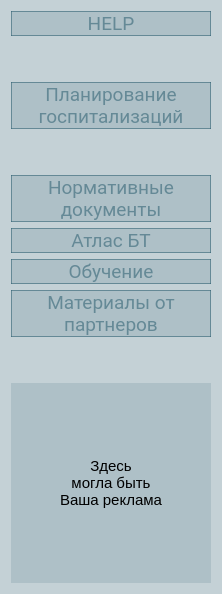
       <widget class="QFrame" name="left_panel">
        <property name="maximumSize">
         <size>
          <width>220</width>
          <height>16777215</height>
         </size>
        </property>
        <property name="styleSheet">
         <string notr="true">background-color: rgba(50, 98, 115, 40);
font-size: 11pt;</string>
        </property>
        <layout class="QVBoxLayout" name="verticalLayout">
         <item>
          <widget class="QPushButton" name="help_page">
           <property name="enabled">
            <bool>false</bool>
           </property>
           <property name="font">
            <font>
             <family>Roboto</family>
             <pointsize>14</pointsize>
            </font>
           </property>
           <property name="styleSheet">
            <string notr="true">QPushButton {
background-color: rgba(50, 98, 115, 190);
font-size: 14pt;
color: White;
border: None;
}

QPushButton::hover {
background-color: rgba(50, 98, 115, 255);
border: 2px solid rgba(92, 158, 173, 255);
}

QPushButton::pressed {
background-color: rgba(92, 158, 173, 255);
border: 1px solid rgba(255, 255, 255, 255);
}

QPushButton::disabled {
background-color:  rgba(50, 98, 115, 40);
border: 1px solid rgba(50, 98, 115, 150);
color:  rgba(50, 98, 115, 150);
}</string>
           </property>
           <property name="text">
            <string>HELP</string>
           </property>
           <property name="icon">
            <iconset resource="../../../res_main.qrc">
             <normaloff>:/icon/icons/info_white_36dp.svg</normaloff>:/icon/icons/info_white_36dp.svg</iconset>
           </property>
           <property name="iconSize">
            <size>
             <width>32</width>
             <height>32</height>
            </size>
           </property>
          </widget>
         </item>
         <item>
          <spacer name="verticalSpacer_3">
           <property name="orientation">
            <enum>Qt::Vertical</enum>
           </property>
           <property name="sizeHint" stdset="0">
            <size>
             <width>20</width>
             <height>40</height>
            </size>
           </property>
          </spacer>
         </item>
         <item>
          <widget class="QPushButton" name="schedule">
           <property name="enabled">
            <bool>false</bool>
           </property>
           <property name="font">
            <font>
             <family>Roboto</family>
             <pointsize>14</pointsize>
            </font>
           </property>
           <property name="styleSheet">
            <string notr="true">QPushButton {
background-color: rgba(50, 98, 115, 190);
font-size: 14pt;
color: White;
border: None;
}

QPushButton::hover {
background-color: rgba(50, 98, 115, 255);
border: 2px solid rgba(92, 158, 173, 255);
}

QPushButton::pressed {
background-color: rgba(92, 158, 173, 255);
border: 1px solid rgba(255, 255, 255, 255);
}

QPushButton::disabled {
background-color:  rgba(50, 98, 115, 40);
border: 1px solid rgba(50, 98, 115, 150);
color:  rgba(50, 98, 115, 150);
}</string>
           </property>
           <property name="text">
            <string>Планирование
госпитализаций</string>
           </property>
           <property name="icon">
            <iconset resource="../../../res_main.qrc">
             <normaloff>:/icon/icons/calendar_month_white_36dp.svg</normaloff>:/icon/icons/calendar_month_white_36dp.svg</iconset>
           </property>
           <property name="iconSize">
            <size>
             <width>32</width>
             <height>32</height>
            </size>
           </property>
          </widget>
         </item>
         <item>
          <spacer name="verticalSpacer_4">
           <property name="orientation">
            <enum>Qt::Vertical</enum>
           </property>
           <property name="sizeHint" stdset="0">
            <size>
             <width>20</width>
             <height>40</height>
            </size>
           </property>
          </spacer>
         </item>
         <item>
          <widget class="QPushButton" name="norm_docs">
           <property name="enabled">
            <bool>false</bool>
           </property>
           <property name="font">
            <font>
             <family>Roboto</family>
             <pointsize>14</pointsize>
            </font>
           </property>
           <property name="styleSheet">
            <string notr="true">QPushButton {
background-color: rgba(50, 98, 115, 190);
font-size: 14pt;
color: White;
border: None;
}

QPushButton::hover {
background-color: rgba(50, 98, 115, 255);
border: 2px solid rgba(92, 158, 173, 255);
}

QPushButton::pressed {
background-color: rgba(92, 158, 173, 255);
border: 1px solid rgba(255, 255, 255, 255);
}

QPushButton::disabled {
background-color:  rgba(50, 98, 115, 40);
border: 1px solid rgba(50, 98, 115, 150);
color:  rgba(50, 98, 115, 150);
}</string>
           </property>
           <property name="text">
            <string>Нормативные
документы</string>
           </property>
           <property name="icon">
            <iconset resource="../../../res_main.qrc">
             <normaloff>:/icon/icons/book_white_36dp.svg</normaloff>:/icon/icons/book_white_36dp.svg</iconset>
           </property>
           <property name="iconSize">
            <size>
             <width>32</width>
             <height>32</height>
            </size>
           </property>
          </widget>
         </item>
         <item>
          <widget class="QPushButton" name="atlas_bt">
           <property name="enabled">
            <bool>false</bool>
           </property>
           <property name="font">
            <font>
             <family>Roboto</family>
             <pointsize>14</pointsize>
            </font>
           </property>
           <property name="styleSheet">
            <string notr="true">QPushButton {
background-color: rgba(50, 98, 115, 190);
font-size: 14pt;
color: White;
border: None;
}

QPushButton::hover {
background-color: rgba(50, 98, 115, 255);
border: 2px solid rgba(92, 158, 173, 255);
}

QPushButton::pressed {
background-color: rgba(92, 158, 173, 255);
border: 1px solid rgba(255, 255, 255, 255);
}

QPushButton::disabled {
background-color:  rgba(50, 98, 115, 40);
border: 1px solid rgba(50, 98, 115, 150);
color:  rgba(50, 98, 115, 150);
}</string>
           </property>
           <property name="text">
            <string>Атлас БТ</string>
           </property>
           <property name="icon">
            <iconset resource="../../../res_main.qrc">
             <normaloff>:/icon/icons/auto_stories_white_36dp.svg</normaloff>:/icon/icons/auto_stories_white_36dp.svg</iconset>
           </property>
           <property name="iconSize">
            <size>
             <width>32</width>
             <height>32</height>
            </size>
           </property>
          </widget>
         </item>
         <item>
          <widget class="QPushButton" name="stadying">
           <property name="enabled">
            <bool>false</bool>
           </property>
           <property name="font">
            <font>
             <family>Roboto</family>
             <pointsize>14</pointsize>
            </font>
           </property>
           <property name="styleSheet">
            <string notr="true">QPushButton {
background-color: rgba(50, 98, 115, 190);
font-size: 14pt;
color: White;
border: None;
}

QPushButton::hover {
background-color: rgba(50, 98, 115, 255);
border: 2px solid rgba(92, 158, 173, 255);
}

QPushButton::pressed {
background-color: rgba(92, 158, 173, 255);
border: 1px solid rgba(255, 255, 255, 255);
}

QPushButton::disabled {
background-color:  rgba(50, 98, 115, 40);
border: 1px solid rgba(50, 98, 115, 150);
color:  rgba(50, 98, 115, 150);
}</string>
           </property>
           <property name="text">
            <string>Обучение</string>
           </property>
           <property name="icon">
            <iconset resource="../../../res_main.qrc">
             <normaloff>:/icon/icons/account_box_white_36dp.svg</normaloff>:/icon/icons/account_box_white_36dp.svg</iconset>
           </property>
           <property name="iconSize">
            <size>
             <width>32</width>
             <height>32</height>
            </size>
           </property>
          </widget>
         </item>
         <item>
          <widget class="QPushButton" name="partners">
           <property name="enabled">
            <bool>false</bool>
           </property>
           <property name="font">
            <font>
             <family>Roboto</family>
             <pointsize>14</pointsize>
            </font>
           </property>
           <property name="styleSheet">
            <string notr="true">QPushButton {
background-color: rgba(50, 98, 115, 190);
font-size: 14pt;
color: White;
border: None;
}

QPushButton::hover {
background-color: rgba(50, 98, 115, 255);
border: 2px solid rgba(92, 158, 173, 255);
}

QPushButton::pressed {
background-color: rgba(92, 158, 173, 255);
border: 1px solid rgba(255, 255, 255, 255);
}

QPushButton::disabled {
background-color:  rgba(50, 98, 115, 40);
border: 1px solid rgba(50, 98, 115, 150);
color:  rgba(50, 98, 115, 150);
}</string>
           </property>
           <property name="text">
            <string>Материалы от
партнеров</string>
           </property>
           <property name="icon">
            <iconset resource="../../../res_main.qrc">
             <normaloff>:/icon/icons/sticky_note_2_white_36dp.svg</normaloff>:/icon/icons/sticky_note_2_white_36dp.svg</iconset>
           </property>
           <property name="iconSize">
            <size>
             <width>32</width>
             <height>32</height>
            </size>
           </property>
          </widget>
         </item>
         <item>
          <spacer name="verticalSpacer_5">
           <property name="orientation">
            <enum>Qt::Vertical</enum>
           </property>
           <property name="sizeHint" stdset="0">
            <size>
             <width>20</width>
             <height>40</height>
            </size>
           </property>
          </spacer>
         </item>
         <item>
          <widget class="QLabel" name="label">
           <property name="minimumSize">
            <size>
             <width>200</width>
             <height>200</height>
            </size>
           </property>
           <property name="maximumSize">
            <size>
             <width>200</width>
             <height>200</height>
            </size>
           </property>
           <property name="text">
            <string>Здесь
могла быть
Ваша реклама</string>
           </property>
           <property name="scaledContents">
            <bool>true</bool>
           </property>
           <property name="alignment">
            <set>Qt::AlignCenter</set>
           </property>
          </widget>
         </item>
        </layout>
       </widget>
